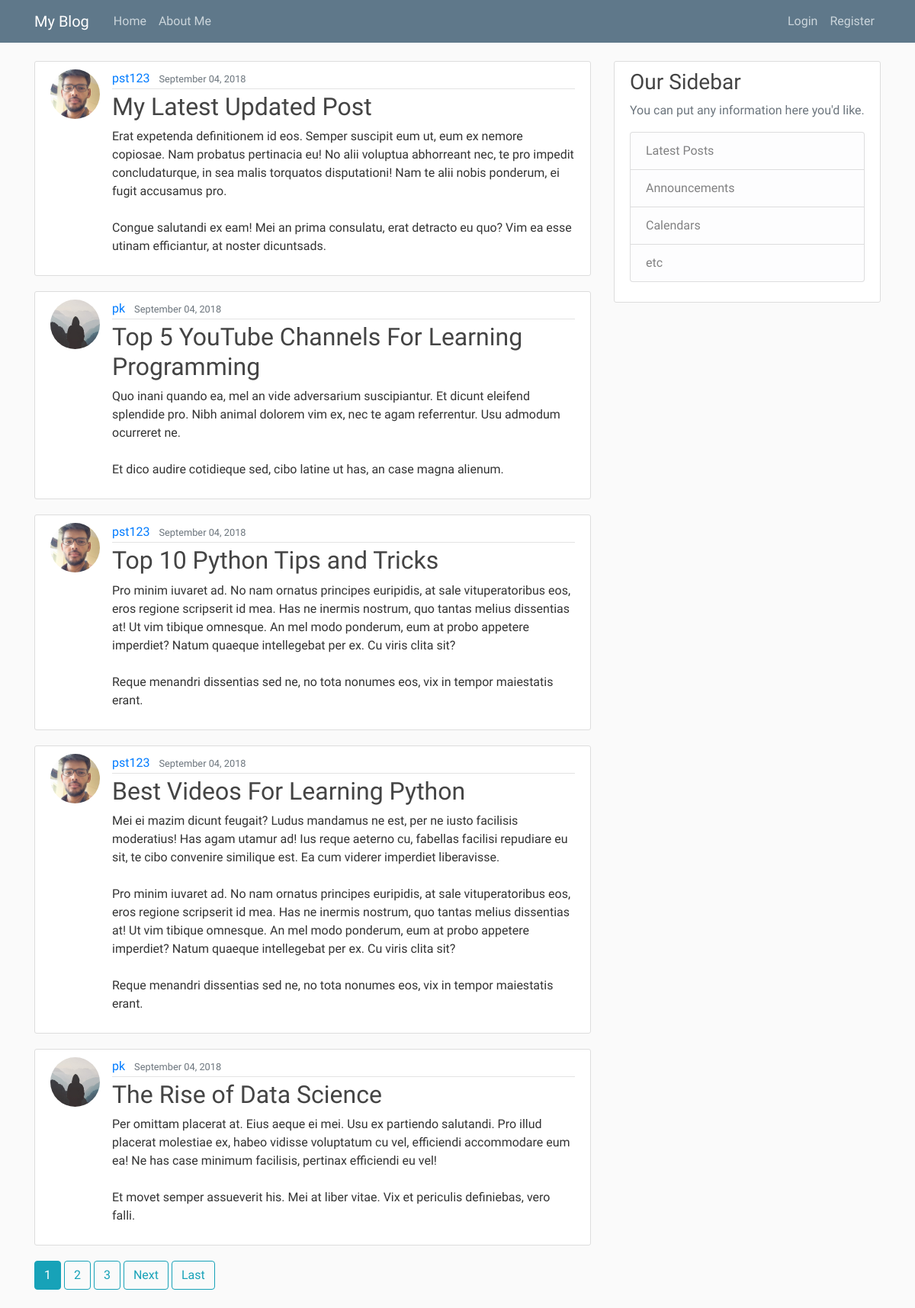
/posts/, run on the app's committed database.
### blog/models.py (models this page shows, shortened)
class Post(models.Model):
    title = models.CharField(max_length=100)
    content = models.TextField()
    date_posted = models.DateTimeField(default=timezone.now)
    author = models.ForeignKey(User, on_delete=models.CASCADE)

### users/models.py (models this page shows, shortened)
class Profile(models.Model):
    user = models.OneToOneField(User, on_delete=models.CASCADE)
    image = models.ImageField(default='default.jpg', upload_to='profile_pics')

### blog/views.py (the view)
# urls.py: path('', PostListView.as_view(), name='blog-home'),
class PostListView(ListView):
    model = Post
    template_name = 'blog/home.html'
    context_object_name = 'posts'
    ordering = '-date_posted'
    paginate_by = 5

### blog/templates/blog/home.html (shortened to what this page needs)
{% extends 'blog/base.html' %}
{% block content %}
   {% for post in posts %}
          <article class="media content-section">
                  <img class="rounded-circle article-img"
                       src="{{ post.author.profile.image.url }}">
                  <div class="media-body">
                     <div class="article-metadata">
                        <a class="mr-2" href="#">{{ post.author }}</a>
                        <small class="text-muted">{{ post.date_posted|date:"F d, Y" }}</small>
                     </div>
                     <h2><a class="article-title"
                           href="{% url 'post-detail' post.id %}">{{ post.title }}
                        </a>
                    </h2>
                    <p class="article-content">{{ post.content }}</p>
                  </div>
          </article>
   {% endfor %}
   {% if is_paginated %}
      {% for num in page_obj.paginator.page_range %}
           {% if page_obj.number == num %}
              <a class="btn btn-info mb-4" href="?page={{ num }}"> {{ num }}</a>
           {% elif num > page_obj.number|add:'-3' and num < page_obj.number|add:'3' %}
              <a class="btn btn-outline-info mb-4" href="?page={{ num }}"> {{ num }}</a>
           {% endif %}
      {% endfor %}
      {% if page_obj.has_next %}
          <a class="btn btn-outline-info mb-4" href="?page={{ page_obj.next_page_number }}"> Next </a>
          <a class="btn btn-outline-info mb-4" href="?page={{ page_obj.paginator.num_pages }}"> Last </a>
      {% endif %}
   {% endif %}
{% endblock content %}

### blog/templates/blog/base.html (shortened to what this page needs)
{% load static %}
<!DOCTYPE html>
<html lang="en">
    <link rel="stylesheet"
          href="https://maxcdn.bootstrapcdn.com/bootstrap/4.0.0/css/bootstrap.min.css"
>
    <link rel="stylesheet"
          type="text/css"
          href="{% static 'blog/css/main.css' %}">
</head>
<body>
      <header class="site-header">
        <nav class="navbar navbar-expand-md navbar-dark bg-steel fixed-top">
          <div class="container">
            <a class="navbar-brand mr-4"
               style="pointer-events: none; cursor: default;" href=""> My Blog </a>
          <div class="collapse navbar-collapse"
               id="navbarToggle">
            <div class="navbar-nav mr-auto">
              <a class="nav-item nav-link"
                 href="{% url 'blog-home' %}">Home
              </a>
              <a class="nav-item nav-link"
                 href="{% url 'about-me' %}">About Me
              </a>
            </div>
            <div class="navbar-nav">
                {% if user.is_authenticated %}
                  <a class="nav-item nav-link"
                     href="{% url 'post-create' %}">New Post
                  </a>
                  <a class="nav-item nav-link"
                     href="{% url 'profile' %}">Profile
                  </a>
                  <a class="nav-item nav-link"
                     href="{% url 'logout' %}">Logout
                  </a>
                {% else %}
                      <a class="nav-item nav-link"
                         href="{% url 'login' %}">Login
                      </a>
                      <a class="nav-item nav-link"
                         href="{% url 'register' %}">Register
                      </a>
                {% endif %}
            </div>
          </div>
        </div>
      </nav>
    </header>
          <main role="main" class="container">
        <div class="row">
        <div class="col-md-8">
          {% block content %}{% endblock %}
        </div>
        <div class="col-md-4">
          <div class="content-section">
            <h3>Our Sidebar</h3>
            <p class='text-muted'>You can put any information here you'd like.
              <ul class="list-group">
                <li class="list-group-item list-group-item-light">Latest Posts</li>
                <li class="list-group-item list-group-item-light">Announcements</li>
                <li class="list-group-item list-group-item-light">Calendars</li>
                <li class="list-group-item list-group-item-light">etc</li>
              </ul>
            </p>
          </div>
        </div>
        </div>
        </main>
</body>
</html>

### blog/static/blog/css/main.css (style rules this page uses)
body { background: #fafafa; color: #333333; margin-top: 5rem; font-family: 'Karma', serif; }
h1, h2, h3, h4, h5, h6 { color: #444444; }
ul { margin: 0; }
.bg-steel { background-color: #5f788a; }
.site-header .navbar-nav .nav-link { color: #cbd5db; }
.content-section { background: #ffffff; padding: 10px 20px; border: 1px solid #dddddd; border-radius: 3px; margin-bottom: 20px; }
.article-title { color: #444444; }
.article-content { white-space: pre-line; }
.article-img { height: 65px; width: 65px; margin-right: 16px; }
.article-metadata { padding-bottom: 1px; margin-bottom: 4px; border-bottom: 1px solid #e3e3e3 }

### data on the page
Post: author.profile.image (picture), author "pst123", date_posted "September 04, 2018", title "My Latest Updated Post", content "Erat expetenda definitionem id eos. Semper suscipit eum ut, eum ex nemore copiosae. Nam probatus pertinacia eu! No alii voluptua abhorreant nec, te pro impedit concludaturque, in sea malis torquatos disputationi! Nam te alii nobis ponderum, ei fugit accusamus pro. Congue salutandi ex eam! Mei an prima consulatu, erat detracto eu quo? Vim ea esse utinam efficiantur, at noster dicuntsads."
Post: author.profile.image (placeholder picture), author "pk", date_posted "September 04, 2018", title "Top 5 YouTube Channels For Learning Programming", content "Quo inani quando ea, mel an vide adversarium suscipiantur. Et dicunt eleifend splendide pro. Nibh animal dolorem vim ex, nec te agam referrentur. Usu admodum ocurreret ne. Et dico audire cotidieque sed, cibo latine ut has, an case magna alienum."
Post: author.profile.image (picture), author "pst123", date_posted "September 04, 2018", title "Top 10 Python Tips and Tricks", content "Pro minim iuvaret ad. No nam ornatus principes euripidis, at sale vituperatoribus eos, eros regione scripserit id mea. Has ne inermis nostrum, quo tantas melius dissentias at! Ut vim tibique omnesque. An mel modo ponderum, eum at probo appetere imperdiet? Natum quaeque intellegebat per ex. Cu viris clita sit? Reque menandri dissentias sed ne, no tota nonumes eos, vix in tempor maiestatis erant."
Post: author.profile.image (picture), author "pst123", date_posted "September 04, 2018", title "Best Videos For Learning Python", content "Mei ei mazim dicunt feugait? Ludus mandamus ne est, per ne iusto facilisis moderatius! Has agam utamur ad! Ius reque aeterno cu, fabellas facilisi repudiare eu sit, te cibo convenire similique est. Ea cum viderer imperdiet liberavisse. Pro minim iuvaret ad. No nam ornatus principes euripidis, at sale vituperatoribus eos, eros regione scripserit id mea. Has ne inermis nostrum, quo tantas melius dissentias at! Ut vim tibique omnesque. An mel modo ponderum, eum at probo appetere imperdiet? Natum quaeque intellegebat per ex. Cu viris clita sit? Reque menandri dissentias sed ne, no tota nonumes eos, vix in tempor maiestatis erant."
Post: author.profile.image (placeholder picture), author "pk", date_posted "September 04, 2018", title "The Rise of Data Science", content "Per omittam placerat at. Eius aeque ei mei. Usu ex partiendo salutandi. Pro illud placerat molestiae ex, habeo vidisse voluptatum cu vel, efficiendi accommodare eum ea! Ne has case minimum facilisis, pertinax efficiendi eu vel! Et movet semper assueverit his. Mei at liber vitae. Vix et periculis definiebas, vero falli."

### other printed values
{{ num }} "1"
{{ num }} "2" "3"
